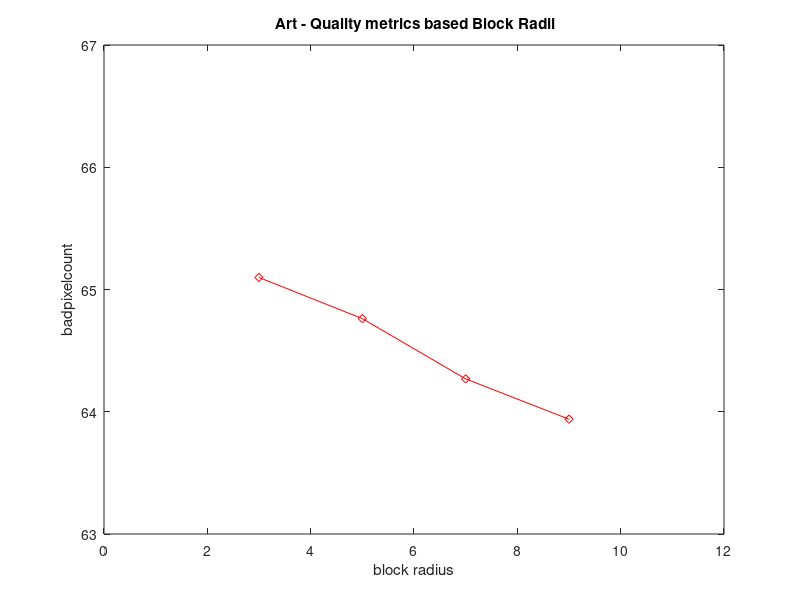

This figure's MATLAB source:
clc , clear
x = [3 5 7 9]
y = [65.0983 64.7617 64.2687 63.9389]
plot(x,y,'d-r')
axis([0,12,63,67])
title(' Art - Quality metrics based Block Radii')
xlabel('block radius')
ylabel('badpixelcount')
